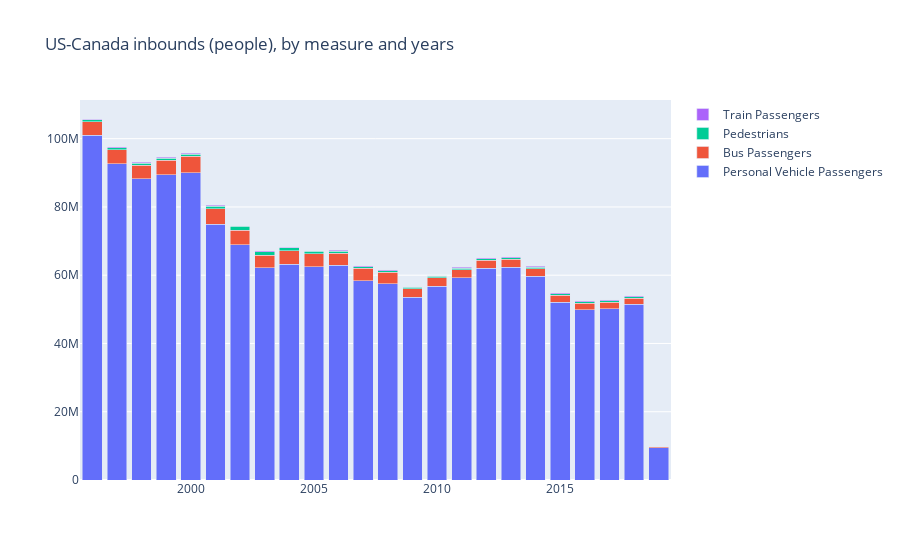

This figure's notebook cell:
### Code cell
# Take the values and set the date as index
mb = people[['Date','Border','Measure','Value']].set_index('Date')

# Group by years and border
mb = mb.groupby([mb.index.year,'Border','Measure']).sum()

# Bar chart, US-Canada Border

fig = go.Figure(data = [go.Bar(x = yrs, y = mb.loc(axis=0)[:,'US-Canada Border', mes].values.flatten().tolist(), name = mes) for mes in measures ])
fig.update_layout(title = 'US-Canada inbounds (people), by measure and years', barmode='stack', xaxis={'categoryorder':'category ascending'})
fig.show()
